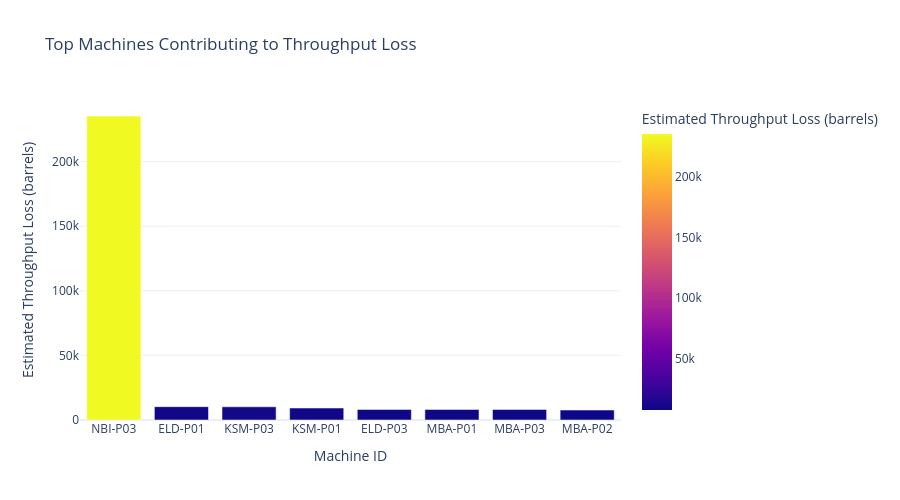

Notebook code cell kept with this figure:
### Code cell
# Publication-quality chart 3: maintenance-related throughput loss by machine.
fig3 = px.bar(
    pareto_source.head(8),
    x='machine_id',
    y='total_loss',
    color='total_loss',
    title='Top Machines Contributing to Throughput Loss',
    labels={'machine_id': 'Machine ID', 'total_loss': 'Estimated Throughput Loss (barrels)'}
)
fig3.update_layout(template='plotly_white', width=900, height=500)
fig3.show()

### Figure 1 — Plotly figure (JSON) as saved in the notebook; plotly's stock layout.template omitted (floating-point values rounded to 4 significant figures)
{"data": [{"hovertemplate": "Machine ID=%{x}<br>Estimated Throughput Loss (barrels)=%{marker.color}<extra></extra>", "legendgroup": "", "marker": {"color": [235300.0, 10320.0, 10220.0, 9265.0, 8209.0, 8186.0, 8179.0, 7707.0], "coloraxis": "coloraxis", "pattern": {"shape": ""}}, "name": "", "orientation": "v", "showlegend": false, "textposition": "auto", "type": "bar", "x": ["NBI-P03", "ELD-P01", "KSM-P03", "KSM-P01", "ELD-P03", "MBA-P01", "MBA-P03", "MBA-P02"], "xaxis": "x", "y": [235300.0, 10320.0, 10220.0, 9265.0, 8209.0, 8186.0, 8179.0, 7707.0], "yaxis": "y"}], "layout": {"barmode": "relative", "coloraxis": {"colorbar": {"title": {"text": "Estimated Throughput Loss (barrels)"}}, "colorscale": [[0, "#0d0887"], [0.1111, "#46039f"], [0.2222, "#7201a8"], [0.3333, "#9c179e"], [0.4444, "#bd3786"], [0.5556, "#d8576b"], [0.6667, "#ed7953"], [0.7778, "#fb9f3a"], [0.8889, "#fdca26"], [1, "#f0f921"]]}, "height": 500, "legend": {"tracegroupgap": 0}, "title": {"text": "Top Machines Contributing to Throughput Loss"}, "width": 900, "xaxis": {"anchor": "y", "domain": [0, 1], "title": {"text": "Machine ID"}}, "yaxis": {"anchor": "x", "domain": [0, 1], "title": {"text": "Estimated Throughput Loss (barrels)"}}}}
